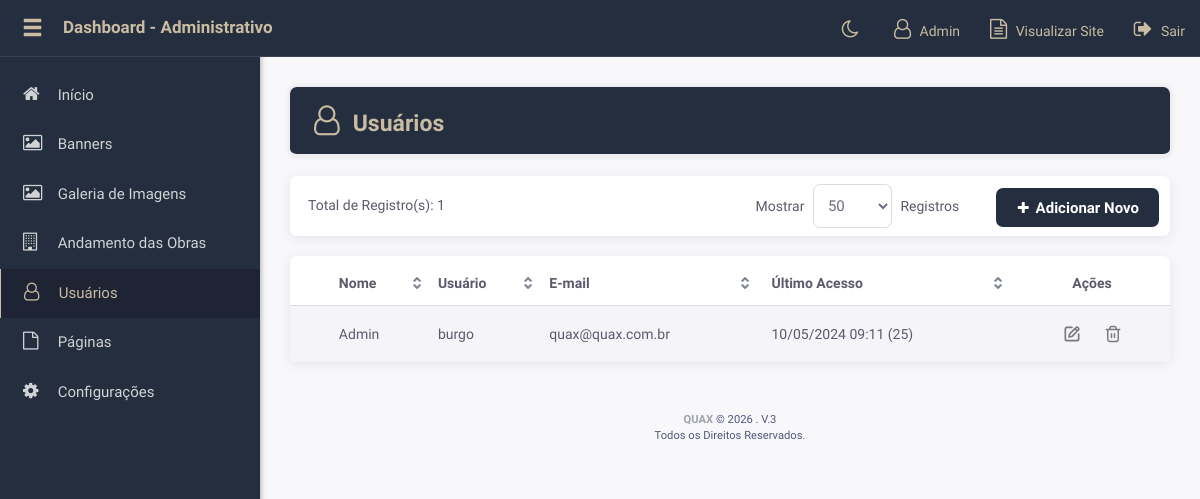
The page /q-admin/list/usuarios.php (signed in) on the database its author committed.
### tables this page shows
CREATE TABLE `adm_usuarios` (
  `id` int(11) NOT NULL,
  `nome_completo` varchar(100) NOT NULL,
  `usuario` varchar(50) NOT NULL,
  `senha` varchar(70) NOT NULL,
  `email` varchar(100) NOT NULL,
  `acesso` varchar(100) NOT NULL,
  `categoria` varchar(20) NOT NULL DEFAULT 'cliente',
  `autor` int(11) NOT NULL,
  `criado` timestamp NOT NULL DEFAULT current_timestamp(),
  `atualizado` datetime DEFAULT current_timestamp() ON UPDATE current_timestamp()
);

### q-admin/config.php (called while the page is built, shortened)
<?php
require_once __DIR__."/../php/config.php";
require_once __DIR__."/../php/classes/Class.login.php";
require_once __DIR__."/php/functions.php";
$userClass = new Usuario();
$arMenu = [
	'Início' => [
		'show' 		=> true,
		'icon' 		=> 'home',
		'access'  	=> 'FULL',
		'file' 		=> 'index.php',
		'submenu' 	=> NULL
	],
	'Banners' => [
		'show' 		=> true,
		'icon' 		=> 'picture-o',
		'access'  	=> 6,
		'file' 		=> 'list/banners.php',
		'submenu' 	=> NULL
	],
	'Tenho Interesse' => [
		'show' 		=> true,
		'icon' 		=> 'address-card-o',
		'access'  	=> 16,
		'file' 		=> 'list/trabalhe-conosco.php',
		'submenu' 	=> NULL
	],
	'Galeria de Imagens' => [
		'show' 		=> true,
		'icon' 		=> 'picture-o',
		'access'  	=> 5,
		'file' 		=> 'list/galeria.php',
		'submenu' 	=> NULL
	],
	'Andamento das Obras' => [
		'show' 		=> true,
		'icon' 		=> 'building-o',
		'access'  	=> 7,
		'file' 		=> 'form/obras.php',
		'submenu' 	=> NULL
	],
	'Usuários' => [
		'show' 		=> true,
		'icon' 		=> 'user-o',
		'access'  	=> 3,
		'file' 		=> 'list/usuarios.php',
		'submenu' 	=> NULL
	],
	'Páginas' => [
		'show' 		=> true,
		'icon' 		=> 'file-o',
		'access'  	=> 1,
		'file' 		=> 'list/paginas.php',
		'submenu' 	=> NULL
	],
	'Configurações' => [
		'show' 		=> true,
		'icon' 		=> 'cog',
		'access'  	=> 2,
		'file' 		=> 'form/configuracoes.php',
		'submenu' 	=> NULL
	],
];
$LIST_ACCESS_FILE = [
	'FULL' => [
		'index.php',
		'ajax/ajax-clear-string.php',
		'ajax/ajax-cities.php',
		'ajax/ajax-image-functions.php',
		'ajax/ajax-image-upload.php',
		'ajax/ajax-save-order.php',
		'ajax/ajax-delete-check.php',
		'sair.php'],
	1  => [
		'list/paginas.php',
		'form/paginas.php'
	],
	2  => ['form/configuracoes.php'],
	3  => [
		'list/usuarios.php',
		'form/usuarios.php'
	],
	5  => [
		'list/galeria.php',
		'form/galeria.php',
	],
	6 => [
		'list/banners.php',
		'form/banners.php'
	],
	7 => ['form/obras.php'],
	16 => [
		'list/trabalhe-conosco.php',
	],
];
$acessoAutor 	= $userClass->getAcesso();
$__ITEMS_PER_PAGE__ = 50;

### php/classes/Class.login.php (called while the page is built, shortened)
<?php
class Usuario {
    var $prefixoChaves = 'usuario_';
	function getAutor() {
		return $_SESSION[$this->prefixoChaves."nome_completo"];
	}
	function getAcesso() {
		return explode("-",$_SESSION[$this->prefixoChaves."acesso"]);
	}
}

### q-admin/models/usuarios.php (called while the page is built, shortened)
<?php
$__TABLE__ 	 	 = 'USUARIOS';
$_header['titulo'] 	= 'Usuários';
$_header['icon'] 	= 'user-o';

### php/ezsql/ez_sql_core.php (called while the page is built, shortened)
<?php
	class ezSQLcore
	{
		var $show_errors      = true;
		var $num_queries      = 0;
		var $conn_queries     = 0;
		var $timers           = array();
		function get_host_port( $host, $default = false )
		{
			$port = $default;
			return array( $host, $port );
		}
		function flush()
		{
			$this->last_result = null;
		}
		function get_var($query=null,$x=0,$y=0)
		{
			if ( $query )
			{
				$this->query($query);
			}
			if ( $this->last_result[$y] )
			{
				$values = array_values(get_object_vars($this->last_result[$y]));
			}
			return (isset($values[$x]) && $values[$x]!=='')?$values[$x]:null;
		}
		function get_row($query=null,$output=OBJECT,$y=0)
		{
			if ( $query )
			{
				$this->query($query);
			}
			if ( $output == OBJECT )
			{
				return $this->last_result[$y]?$this->last_result[$y]:null;
			}
			elseif ( $output == ARRAY_A )
			{
				return $this->last_result[$y]?get_object_vars($this->last_result[$y]):null;
			}
			elseif ( $output == ARRAY_N )
			{
				return $this->last_result[$y]?array_values(get_object_vars($this->last_result[$y])):null;
			}
			else
			{
				$this->show_errors ? trigger_error(" \$db->get_row(string query, output type, int offset) -- Output type must be one of: OBJECT, ARRAY_A, ARRAY_N",E_USER_WARNING) : null;
			}
		}
		function get_results($query=null, $output = OBJECT)
		{
			if ( $query )
			{
				$this->query($query);
			}
			if ( $output == OBJECT )
			{
				return $this->last_result;
			}
		}
		function timer_get_cur()
		{
			list($usec, $sec) = explode(" ",microtime());
			return ((float)$usec + (float)$sec);
		}
		function timer_start($timer_name)
		{
			$this->timers[$timer_name] = $this->timer_get_cur();
		}
		function timer_elapsed($timer_name)
		{
			return round($this->timer_get_cur() - $this->timers[$timer_name],2);
		}
		function count ($all = true, $increase = false) {
			if ($increase) {
				$this->num_queries++;
				$this->conn_queries++;
			}
			return ($all) ? $this->num_queries : $this->conn_queries;
		}
	}

### php/database.php (called while the page is built, shortened)
<?php
$tables = [];
$tables['ACESSOS'] 		 	  	= PREFIX.'acessos';
$tables['PAGINAS'] 			  	= PREFIX.'paginas';
$tables['USUARIOS'] 		  	= PREFIX.'usuarios';
$tables['BANNERS']			  	= PREFIX.'banners';
$tables['CADASTRO']				= PREFIX.'cadastro';
$tables['CONFIG']			  	= PREFIX.'config';
$tables['GALERIA']				= PREFIX.'galeria';
$tables['GALERIA_IMG']			= PREFIX.'galeria_imagens';
$tables['EMPREENDIMENTOS_IMG']	= PREFIX.'empreendimentos_imagens';
require PHP."ezsql/ez_sql_core.php";
require PHP."ezsql/ez_sql_mysqli.php";
$db = new ezSQL_mysqli(DB_USER,DB_PASS,DB_NAME,DB_HOST);

### php/classes/Class.paginacao-admin.php (called while the page is built, shortened)
<?php
class Paginator{
	var $items_per_page;
	var $default_ipp = 25;
	function __construct()
	{
		$this->items_per_page = (!empty($_GET['ipp'])) ? $_GET['ipp']:$this->default_ipp;
	}
	function paginate($pag=false)
	{
		$this->current_page = (int) ($pag?$pag:$_GET['page']);
		if($this->current_page < 1 Or !is_numeric($this->current_page)) $this->current_page = 1;
		$this->low = ($this->current_page-1) * $this->items_per_page;
		$this->limit = ($_GET['ipp'] == 'Todos') ? "":" LIMIT $this->low,$this->items_per_page";
	}
}

### php/ezsql/ez_sql_mysqli.php (called while the page is built, shortened)
<?php
	$ezsql_mysqli_str = array
	(
		1 => 'Require $dbuser and $dbpassword to connect to a database server',
		2 => 'Error establishing mySQLi database connection. Correct user/password? Correct hostname? Database server running?',
		3 => 'Require $dbname to select a database',
		4 => 'mySQLi database connection is not active',
		5 => 'Unexpected error while trying to select database'
	);
	class ezSQL_mysqli extends ezSQLcore
	{
		function connect($dbuser='', $dbpassword='', $dbhost='localhost', $dbport=false)
		{
			global $ezsql_mysqli_str; $return_val = false;
			if ( ! $dbuser )
			{
				$this->register_error($ezsql_mysqli_str[1].' in '.__FILE__.' on line '.__LINE__);
				$this->show_errors ? trigger_error($ezsql_mysqli_str[1],E_USER_WARNING) : null;
			}
			else
			{
				$this->dbh = new mysqli($dbhost,$dbuser,$dbpassword, '', $dbport);
				if( $this->dbh->connect_errno )
				{
					$this->register_error($ezsql_mysqli_str[2].' in '.__FILE__.' on line '.__LINE__);
					$this->show_errors ? trigger_error($ezsql_mysqli_str[2],E_USER_WARNING) : null;
				}
				else
				{
					$return_val = true;
				}
			}
			return $return_val;
		}
		function query($query)
		{
			$return_val = 0;
			$query = trim($query);
			$this->result = @$this->dbh->query($query);
			if ( preg_match("/^(insert|delete|update|start|replace|truncate|drop|create|alter|begin|commit|rollback|set|lock|unlock|call)/i",$query) )
			{
				$this->rows_affected = @$this->dbh->affected_rows;
				$return_val = $this->rows_affected;
			}
			else
			{
				$is_insert = false;
				$i=0;
				$num_rows=0;
				while ( $row = @$this->result->fetch_object() )
				{
					$num_rows++;
				}
				$this->num_rows = $num_rows;
				$return_val = $this->num_rows;
			}
			return $return_val;
		}
	}

### q-admin/list/usuarios.php (the view, shortened to what this page needs)
<?php
require __DIR__ . '/../config.php';
require PHP . 'classes/Class.paginacao-admin.php';
get_header_gestor();
get_barra_header();
?>
<div id="buttons">
	<div class="text-right">
		<? include GESTOR_INCLUDES . 'items-per-page.php'; ?>
		<? count_results($count) ?>
		<? btn_add() ?>
	</div>
</div>
<?php
if ($count>0)
{
	$navbar = new Paginator;
	$navbar->items_total = $count;
	$navbar->mid_range = 9;
	$navbar->items_per_page = $items_page;
	$navbar->paginate();
	$query = $db->get_results("SELECT * FROM ".$tables[$__TABLE__]." ORDER BY id ASC $navbar->limit");
?>
<div class="table-responsive">
	<table class="table table-striped table-hover">
		<thead>
			<tr>
				<th data-sorter="false"></th>
				<th>Nome</th>
				<th>Usuário</th>
				<th>E-mail</th>
				<th>Último Acesso</th>
				<th class="text-center" data-sorter="false">Ações</th>
			</tr>
		</thead>
		<tbody>
		<?php foreach($query as $rs) { ?>
			<tr>
				<td></td>
				<td><?php echo $rs->nome_completo ?></td>
				<td><?php echo $rs->usuario ?></td>
				<td><?php echo $rs->email ?></td>
				<td><?php echo get_last_acess($rs->id) ?></td>
				<td class="text-center">
					<? btn_edit($rs->id) ?>
					<? btn_delete($rs->id) ?>
				</td>
			</tr>
		<?php } ?>
		</tbody>
	</table>
</div>
<?php
} else {
?>
	<div class="alert alert-warning show">
		<strong>Nenhum usuário existente</strong>
	</div>
<?php
	}
get_footer_gestor();
?>

### q-admin/php/functions.php (shortened to what this page needs)
<?php
function geraMenu() {
	global $arMenu, $acessoAutor, $LIST_ACCESS_FILE;
	$_html = [];
	foreach($arMenu as $title => $var)
	{
		if($var['show'] && in_array($var['access'], $acessoAutor) || $var['access']=='FULL')
		{
			$current_file = returnFilePath('admin');
			$current_menu = false;
			if (!is_null($var['file']) && ($current_file == $var['file'] || str_replace('list/', 'form/', $var['file']) == $current_file)) {
				$current_menu = true;
			}
			if ( in_array($current_file, $LIST_ACCESS_FILE[ $var['access'] ])) {
				$current_menu = true;
			}
			$_html[] = '<li '.($current_menu ? 'class="active"' : "").'>';
			$_html[] = '<a href="'.(!is_null($var['file']) ? HTTP_GESTOR.$var['file'] : 'javascript:void(0)').'" '.(!is_null($var['file']) ? '' : 'class="dropdown"').'>';
			$_html[] =		'<span class="waypoint animation_scale animated fa fa-'.$var['icon'].'"></span>
			<span class="titulo-menu">'.$title.(!is_null($var['file']) ? '' : ' <i class="fa fa-angle-down pull-right"></i>')."</span>";
			$_html[] = '</a>';
			$_html[] = '</li>';
		}
	}
	return implode("\n", $_html);
}
function get_header_gestor() {
	global $userClass;
	$_html[] = '<!DOCTYPE>';
	$_html[] = '<html lang="pt-br">';
	$_html[] = '	<head>';
	$_html[] = '		<meta charset="utf-8" />';
	$_html[] = '		<meta name="viewport" content="width=device-width, initial-scale=1, maximum-scale=1, user-scalable=no">';
	$_html[] = '		<meta name="robots" content="noindex,nofollow" />';
	$_html[] = '		<title>Dashboard - Administrativo</title>';
	$_html[] = '		<link rel="icon" href="'.ASSETS_GESTOR.'img/favicon.ico" type="image/x-icon">';
	$_html[] = '		<link rel="shortcut icon" type="image/x-icon" href="'.ASSETS_GESTOR.'img/favicon.ico">';
	$_html[] = '		<script type="text/javascript"> var HTTP_GESTOR = \''.HTTP_GESTOR.'\'</script>';
	$_html[] = '		<script type="text/javascript"> var HTTP = \''.HTTP.'\'</script>';
	$_html[] = '
						<link rel="preconnect" href="https://fonts.googleapis.com">
						<link rel="preconnect" href="https://fonts.gstatic.com" crossorigin>
						<link href="https://fonts.googleapis.com/css2?family=Public+Sans:wght@400;600&display=swap" rel="stylesheet">
						';
	$_html[] = 			style_enqueue('gestor','return');
	$_html[] = '		<script src="'.ASSETS_GESTOR.'js/jquery-3.5.1.min.js"></script>';
	$_html[] = '		<script src="'.ASSETS_GESTOR.'js/jquery-ui.min.js"></script>';
	$_html[] = '	</head>';
	$_html[] = '	<body class="">';
	$_html[] = '		<nav class="navbar navbar-inverse navbar-fixed-top noPrint " role="navigation">';
	$_html[] = '			<div class="container-fluid">';
	$_html[] = '				<div class="navbar-header waypoint animation_left_d1 animated">';
	$_html[] = '					<button type="button" class="navbar-toggle" data-toggle="collapse" data-target=".navbar-collapse">';
	$_html[] = '						<span class="sr-only">Toggle navigation</span>';
	$_html[] = '						<span class="icon-bar"></span>';
	$_html[] = '						<span class="icon-bar"></span>';
	$_html[] = '						<span class="icon-bar"></span>';
	$_html[] = '					</button>';
	$_html[] = '					<a class="showMenu"><span class="glyphicon glyphicon-menu-hamburger"></span></a>';
	$_html[] = '					<a class="navbar-brand" href="'.HTTP_GESTOR.'">Dashboard - Administrativo</a>';
	$_html[] = '				</div>';
	$_html[] = '				<div class="navbar-collapse collapse">';
	$_html[] = '					<ul class="nav navbar-nav navbar-right waypoint animation_right_d1 animated">';
	$_html[] = '						<li><a class="toggle-theme" title="Trocar tema"><i class="fa fa-moon-o"></i></a></li>';
	$_html[] = '						<li><a><i class="fa fa-user-o"></i> '.$userClass->getAutor().'</a></li>';
	$_html[] = '						<li><a href="'.HTTP.'" target="_blank"><i class="fa fa-file-text-o"></i> Visualizar Site</a></li>';
	$_html[] = '						<li><a href="'.HTTP_GESTOR.'sair.php"><i class="fa fa-sign-out"></i> Sair</a></li>';
	$_html[] = '					</ul>';
	$_html[] = '				</div>';
	$_html[] = '			</div>';
	$_html[] = '		</nav>';
	$_html[] = '		<div class="container-fluid">';
	$_html[] = '			<div class="row">';
	$_html[] = '				<aside id="sidebar" class="col-sm-3 col-md-2 noPrint waypoint animation_left animated" role="sidebar">';
	$_html[] = '					<nav class="waypoint animation_left_d1 animated">';
	$_html[] = '						<ul class="nav nav-sidebar">';
	$_html[] = 								geraMenu();
	$_html[] = '						</ul>';
	$_html[] = '					</nav>';
	$_html[] = '					';
	$_html[] = '				</aside>';
	$_html[] = '				<div id="main" class="col-sm-9 col-sm-offset-3 col-md-10 col-md-offset-2 waypoint animation_bottom animated">';
	echo implode("\n",$_html);
}
function get_footer_gestor() {
	$_html[] = '					<footer class="titulo-menu">';
	$_html[] = '						<a title="QUAX" target="_blank" href="https://quax.com.br">
											<b>QUAX</b>
										</a> &copy; '.date("Y").' . V.3<br>
										Todos os Direitos Reservados.';
	$_html[] = '					</footer>';
	$_html[] = '				</div>';
	$_html[] = '			</div>';
	$_html[] = '		</div>';
	$_html[] = 			javascript_enqueue('gestor','return');
	$_html[] = '	</body>';
	$_html[] = '</html>';
	echo implode("\n",$_html);
}
function get_barra_header() {
	global $count, $_header, $_controles;
	$_html[] = '<h1 class="page-header"><span class="waypoint animation_scale animated fa fa-'.$_header['icon'].'"></span>'.$_header['titulo'].'</h1>';
	$_html[] = NotifyMessage();
	$_html[] = NotiyMessageForm();
	echo implode("\n",$_html);
}
function get_last_acess($id, $data=true, $contador=true) {
	global $db, $tables;
	if($data && $id) {
		$query = $db->get_row("SELECT data_acesso FROM ".$tables['ACESSOS']." WHERE id_usuario='{$id}' LIMIT 1");
		if($query) {
			$data = explode(" ", $query->data_acesso);
			$_html[] = implode("/",array_reverse(explode("-",$data[0]))).' '.substr($data[1], 0, -3);
		}
	}
	if($contador && $id) {
		$query = $db->get_var("SELECT COUNT(id) FROM ".$tables['ACESSOS']." WHERE id_usuario='{$id}'");
		if($query>0) {
			if($data) $_html[] = '('.$query.')';
			else $_html[] = $query;
		}
	}
	if(count($_html)>0) return implode(" ", $_html);
	else return '-';
}
function returnFilePath($location = 'home') {
	if ($location == 'home') {
		$shift_num = SHIFT_NUM;
	} elseif ($location == 'admin') {
		$shift_num = (SHIFT_NUM + 1);
	}
	$this_path  = pathinfo($_SERVER['SCRIPT_NAME'], PATHINFO_DIRNAME);
	$this_file  = pathinfo($_SERVER['SCRIPT_NAME'], PATHINFO_BASENAME);
	$full_path  = $this_path . '/' . $this_file;
	$path_array = explode("/", $full_path);
	$path_array = removeBlankElement($path_array);
	for ($i = 0; $i < $shift_num; $i++) {
	    array_shift($path_array);
	}
    return implode("/", $path_array);
}
function btn_edit($id){
	echo '<a class="btn unlocked" href="'.HTTP_GESTOR.'form/'.SELF_PAG.'?id='.$id.'"><img src="'.ASSETS_GESTOR.'img/edit.svg"></a>';
}
function btn_delete($id){
	echo '<a class="btn unlocked deletar" href="'.HTTP_GESTOR.'list/'.SELF_PAG.'?id='.$id.'&delete=1"><img src="'.ASSETS_GESTOR.'img/trash.svg"></a>';
}
function btn_add(){
	echo '<a class="btn btn-sm btn-primary" href="'.HTTP_GESTOR.'form/'.SELF_PAG.'"><span class="fa fa-plus"></span> Adicionar Novo</a>';
}
function count_results($count){
	echo '<div class="cont">Total de Registro(s): '.$count.'</div>';
}

### rows shown on the page
adm_usuarios: nome_completo "Admin", usuario "burgo", email "quax@quax.com.br", id "10/05/2024 09:11 (25)"

### other values the page prints
$userClass->getAutor() "Admin"
$title "Início Banners Galeria de Imagens Andamento das Obras Usuários Páginas Configurações"
$_header['titulo'] "Usuários"
$count "1"
